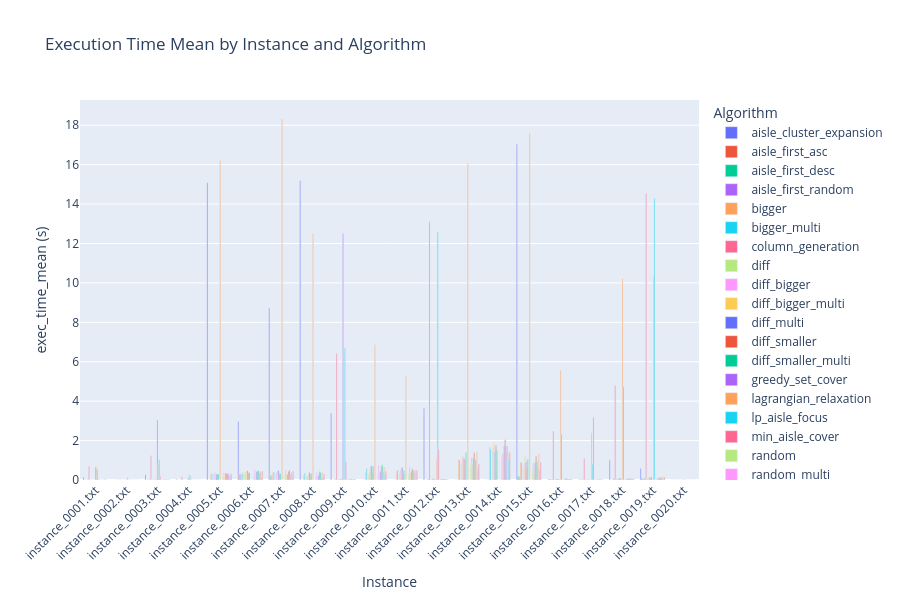

Source (notebook cell):
### Code cell
# Execution Time Mean

exec_time_plot = (
    df.pivot_table(
        index='instance',
        columns='algorithm',
        values='exec_time_mean',
        aggfunc='mean'
    )
    .sort_index()
    .fillna(0)
)

fig = go.Figure()
for algo in exec_time_plot.columns:
    fig.add_trace(go.Bar(
        name=algo,
        x=exec_time_plot.index,
        y=exec_time_plot[algo],
        hovertemplate=f'<b>{algo}</b><br>Instance: %{{x}}<br>%{{y:.4f}}s<extra></extra>'
    ))

fig.update_layout(
    barmode='group',
    title='Execution Time Mean by Instance and Algorithm',
    xaxis_title='Instance',
    yaxis_title='exec_time_mean (s)',
    legend_title='Algorithm',
    height=600,
    xaxis_tickangle=-45,
)
fig.show()

### Figure 1 — Plotly figure (JSON) as saved in the notebook; plotly's stock layout.template omitted (floating-point values rounded to 4 significant figures)
{"data": [{"hovertemplate": "<b>aisle_cluster_expansion</b><br>Instance: %{x}<br>%{y:.4f}s<extra></extra>", "name": "aisle_cluster_expansion", "type": "bar", "x": ["instance_0001.txt", "instance_0002.txt", "instance_0003.txt", "instance_0004.txt", "instance_0005.txt", "instance_0006.txt", "instance_0007.txt", "instance_0008.txt", "instance_0009.txt", "instance_0010.txt", "instance_0011.txt", "instance_0012.txt", "instance_0013.txt", "instance_0014.txt", "instance_0015.txt", "instance_0016.txt", "instance_0017.txt", "instance_0018.txt", "instance_0019.txt", "instance_0020.txt"], "y": [0.141, 0.0004781, 0.2684, 0.02278, 15.08, 2.972, 8.711, 15.19, 3.387, 0.0, 0.0, 3.639, 0.0, 0.0, 17.03, 0.0, 0.0, 1.017, 0.5862, 0.000323]}, {"hovertemplate": "<b>aisle_first_asc</b><br>Instance: %{x}<br>%{y:.4f}s<extra></extra>", "name": "aisle_first_asc", "type": "bar", "x": ["instance_0001.txt", "instance_0002.txt", "instance_0003.txt", "instance_0004.txt", "instance_0005.txt", "instance_0006.txt", "instance_0007.txt", "instance_0008.txt", "instance_0009.txt", "instance_0010.txt", "instance_0011.txt", "instance_0012.txt", "instance_0013.txt", "instance_0014.txt", "instance_0015.txt", "instance_0016.txt", "instance_0017.txt", "instance_0018.txt", "instance_0019.txt", "instance_0020.txt"], "y": [0.004272, 0.0009998, 0.004721, 0.0, 0.0, 0.3014, 0.2185, 0.0, 0.0, 0.0, 0.0, 0.0, 0.0, 0.0, 0.1995, 0.03699, 0.01589, 0.0, 0.08145, 0.001243]}, {"hovertemplate": "<b>aisle_first_desc</b><br>Instance: %{x}<br>%{y:.4f}s<extra></extra>", "name": "aisle_first_desc", "type": "bar", "x": ["instance_0001.txt", "instance_0002.txt", "instance_0003.txt", "instance_0004.txt", "instance_0005.txt", "instance_0006.txt", "instance_0007.txt", "instance_0008.txt", "instance_0009.txt", "instance_0010.txt", "instance_0011.txt", "instance_0012.txt", "instance_0013.txt", "instance_0014.txt", "instance_0015.txt", "instance_0016.txt", "instance_0017.txt", "instance_0018.txt", "instance_0019.txt", "instance_0020.txt"], "y": [0.005491, 0.0008738, 0.005483, 0.0, 0.0, 0.2787, 0.2161, 0.0, 0.0, 0.0, 0.0, 0.0, 0.0, 0.0, 0.1903, 0.03523, 0.01578, 0.0, 0.08001, 0.000957]}, {"hovertemplate": "<b>aisle_first_random</b><br>Instance: %{x}<br>%{y:.4f}s<extra></extra>", "name": "aisle_first_random", "type": "bar", "x": ["instance_0001.txt", "instance_0002.txt", "instance_0003.txt", "instance_0004.txt", "instance_0005.txt", "instance_0006.txt", "instance_0007.txt", "instance_0008.txt", "instance_0009.txt", "instance_0010.txt", "instance_0011.txt", "instance_0012.txt", "instance_0013.txt", "instance_0014.txt", "instance_0015.txt", "instance_0016.txt", "instance_0017.txt", "instance_0018.txt", "instance_0019.txt", "instance_0020.txt"], "y": [0.005493, 0.001039, 0.006946, 0.0, 0.0, 0.2803, 0.2095, 0.0, 0.0, 0.0, 0.0, 0.0, 0.0, 0.0, 0.1369, 0.02645, 0.01075, 0.0, 0.052, 0.0007915]}, {"hovertemplate": "<b>bigger</b><br>Instance: %{x}<br>%{y:.4f}s<extra></extra>", "name": "bigger", "type": "bar", "x": ["instance_0001.txt", "instance_0002.txt", "instance_0003.txt", "instance_0004.txt", "instance_0005.txt", "instance_0006.txt", "instance_0007.txt", "instance_0008.txt", "instance_0009.txt", "instance_0010.txt", "instance_0011.txt", "instance_0012.txt", "instance_0013.txt", "instance_0014.txt", "instance_0015.txt", "instance_0016.txt", "instance_0017.txt", "instance_0018.txt", "instance_0019.txt", "instance_0020.txt"], "y": [0.009873, 0.000536, 0.01162, 0.002088, 0.3353, 0.3823, 0.3866, 0.2525, 0.02625, 0.4003, 0.4312, 0.03494, 1.061, 1.671, 0.872, 0.04263, 0.01799, 0.0746, 0.09348, 0.000167]}, {"hovertemplate": "<b>bigger_multi</b><br>Instance: %{x}<br>%{y:.4f}s<extra></extra>", "name": "bigger_multi", "type": "bar", "x": ["instance_0001.txt", "instance_0002.txt", "instance_0003.txt", "instance_0004.txt", "instance_0005.txt", "instance_0006.txt", "instance_0007.txt", "instance_0008.txt", "instance_0009.txt", "instance_0010.txt", "instance_0011.txt", "instance_0012.txt", "instance_0013.txt", "instance_0014.txt", "instance_0015.txt", "instance_0016.txt", "instance_0017.txt", "instance_0018.txt", "instance_0019.txt", "instance_0020.txt"], "y": [0.007204, 0.000242, 0.01156, 0.002007, 0.3079, 0.304, 0.3978, 0.3401, 0.02597, 0.5737, 0.4964, 0.05228, 0.9928, 1.573, 0.8917, 0.05314, 0.01421, 0.0655, 0.1053, 0.000176]}, {"hovertemplate": "<b>column_generation</b><br>Instance: %{x}<br>%{y:.4f}s<extra></extra>", "name": "column_generation", "type": "bar", "x": ["instance_0001.txt", "instance_0002.txt", "instance_0003.txt", "instance_0004.txt", "instance_0005.txt", "instance_0006.txt", "instance_0007.txt", "instance_0008.txt", "instance_0009.txt", "instance_0010.txt", "instance_0011.txt", "instance_0012.txt", "instance_0013.txt", "instance_0014.txt", "instance_0015.txt", "instance_0016.txt", "instance_0017.txt", "instance_0018.txt", "instance_0019.txt", "instance_0020.txt"], "y": [0.6954, 0.007481, 1.236, 0.1616, 0.0, 0.0, 0.0, 0.0, 6.418, 0.0, 0.0, 13.1, 0.0, 0.0, 0.0, 2.483, 1.103, 4.797, 14.55, 0.004592]}, {"hovertemplate": "<b>diff</b><br>Instance: %{x}<br>%{y:.4f}s<extra></extra>", "name": "diff", "type": "bar", "x": ["instance_0001.txt", "instance_0002.txt", "instance_0003.txt", "instance_0004.txt", "instance_0005.txt", "instance_0006.txt", "instance_0007.txt", "instance_0008.txt", "instance_0009.txt", "instance_0010.txt", "instance_0011.txt", "instance_0012.txt", "instance_0013.txt", "instance_0014.txt", "instance_0015.txt", "instance_0016.txt", "instance_0017.txt", "instance_0018.txt", "instance_0019.txt", "instance_0020.txt"], "y": [0.005825, 0.0003462, 0.00919, 0.002743, 0.3301, 0.3952, 0.3544, 0.1606, 0.0186, 0.2997, 0.3416, 0.02391, 0.839, 1.464, 0.6302, 0.04243, 0.01261, 0.06589, 0.08234, 0.0002171]}, {"hovertemplate": "<b>diff_bigger</b><br>Instance: %{x}<br>%{y:.4f}s<extra></extra>", "name": "diff_bigger", "type": "bar", "x": ["instance_0001.txt", "instance_0002.txt", "instance_0003.txt", "instance_0004.txt", "instance_0005.txt", "instance_0006.txt", "instance_0007.txt", "instance_0008.txt", "instance_0009.txt", "instance_0010.txt", "instance_0011.txt", "instance_0012.txt", "instance_0013.txt", "instance_0014.txt", "instance_0015.txt", "instance_0016.txt", "instance_0017.txt", "instance_0018.txt", "instance_0019.txt", "instance_0020.txt"], "y": [0.004517, 0.000331, 0.01042, 0.0025, 0.3498, 0.3791, 0.3781, 0.2238, 0.02002, 0.4297, 0.5227, 0.03102, 1.172, 1.669, 0.8306, 0.05729, 0.01567, 0.07153, 0.1021, 0.000216]}, {"hovertemplate": "<b>diff_bigger_multi</b><br>Instance: %{x}<br>%{y:.4f}s<extra></extra>", "name": "diff_bigger_multi", "type": "bar", "x": ["instance_0001.txt", "instance_0002.txt", "instance_0003.txt", "instance_0004.txt", "instance_0005.txt", "instance_0006.txt", "instance_0007.txt", "instance_0008.txt", "instance_0009.txt", "instance_0010.txt", "instance_0011.txt", "instance_0012.txt", "instance_0013.txt", "instance_0014.txt", "instance_0015.txt", "instance_0016.txt", "instance_0017.txt", "instance_0018.txt", "instance_0019.txt", "instance_0020.txt"], "y": [0.005015, 0.000268, 0.0115, 0.002656, 0.3631, 0.459, 0.4691, 0.2953, 0.02939, 0.6561, 0.6597, 0.04961, 1.237, 1.903, 1.229, 0.04272, 0.02099, 0.08367, 0.145, 0.000228]}, {"hovertemplate": "<b>diff_multi</b><br>Instance: %{x}<br>%{y:.4f}s<extra></extra>", "name": "diff_multi", "type": "bar", "x": ["instance_0001.txt", "instance_0002.txt", "instance_0003.txt", "instance_0004.txt", "instance_0005.txt", "instance_0006.txt", "instance_0007.txt", "instance_0008.txt", "instance_0009.txt", "instance_0010.txt", "instance_0011.txt", "instance_0012.txt", "instance_0013.txt", "instance_0014.txt", "instance_0015.txt", "instance_0016.txt", "instance_0017.txt", "instance_0018.txt", "instance_0019.txt", "instance_0020.txt"], "y": [0.005793, 0.0002378, 0.009466, 0.001859, 0.2952, 0.4724, 0.4849, 0.3852, 0.03719, 0.7142, 0.6275, 0.05722, 1.075, 1.432, 0.9137, 0.03667, 0.01587, 0.06655, 0.1236, 0.0001686]}, {"hovertemplate": "<b>diff_smaller</b><br>Instance: %{x}<br>%{y:.4f}s<extra></extra>", "name": "diff_smaller", "type": "bar", "x": ["instance_0001.txt", "instance_0002.txt", "instance_0003.txt", "instance_0004.txt", "instance_0005.txt", "instance_0006.txt", "instance_0007.txt", "instance_0008.txt", "instance_0009.txt", "instance_0010.txt", "instance_0011.txt", "instance_0012.txt", "instance_0013.txt", "instance_0014.txt", "instance_0015.txt", "instance_0016.txt", "instance_0017.txt", "instance_0018.txt", "instance_0019.txt", "instance_0020.txt"], "y": [0.004346, 0.000208, 0.006914, 0.001744, 0.3073, 0.3534, 0.3124, 0.1592, 0.02529, 0.3622, 0.307, 0.01808, 1.046, 1.762, 0.6109, 0.03895, 0.01451, 0.08088, 0.06399, 0.00018]}, {"hovertemplate": "<b>diff_smaller_multi</b><br>Instance: %{x}<br>%{y:.4f}s<extra></extra>", "name": "diff_smaller_multi", "type": "bar", "x": ["instance_0001.txt", "instance_0002.txt", "instance_0003.txt", "instance_0004.txt", "instance_0005.txt", "instance_0006.txt", "instance_0007.txt", "instance_0008.txt", "instance_0009.txt", "instance_0010.txt", "instance_0011.txt", "instance_0012.txt", "instance_0013.txt", "instance_0014.txt", "instance_0015.txt", "instance_0016.txt", "instance_0017.txt", "instance_0018.txt", "instance_0019.txt", "instance_0020.txt"], "y": [0.003724, 0.000236, 0.008052, 0.001708, 0.3027, 0.384, 0.33, 0.3318, 0.02348, 0.6969, 0.4801, 0.05054, 1.391, 1.504, 1.057, 0.04487, 0.01649, 0.08727, 0.1532, 0.000224]}, {"hovertemplate": "<b>greedy_set_cover</b><br>Instance: %{x}<br>%{y:.4f}s<extra></extra>", "name": "greedy_set_cover", "type": "bar", "x": ["instance_0001.txt", "instance_0002.txt", "instance_0003.txt", "instance_0004.txt", "instance_0005.txt", "instance_0006.txt", "instance_0007.txt", "instance_0008.txt", "instance_0009.txt", "instance_0010.txt", "instance_0011.txt", "instance_0012.txt", "instance_0013.txt", "instance_0014.txt", "instance_0015.txt", "instance_0016.txt", "instance_0017.txt", "instance_0018.txt", "instance_0019.txt", "instance_0020.txt"], "y": [0.6441, 0.000329, 3.044, 0.1042, 0.0, 0.0, 0.0, 0.0, 12.51, 0.0, 0.0, 0.0, 0.0, 0.0, 0.0, 0.0, 0.0, 0.0, 0.0, 0.0002914]}, {"hovertemplate": "<b>lagrangian_relaxation</b><br>Instance: %{x}<br>%{y:.4f}s<extra></extra>", "name": "lagrangian_relaxation", "type": "bar", "x": ["instance_0001.txt", "instance_0002.txt", "instance_0003.txt", "instance_0004.txt", "instance_0005.txt", "instance_0006.txt", "instance_0007.txt", "instance_0008.txt", "instance_0009.txt", "instance_0010.txt", "instance_0011.txt", "instance_0012.txt", "instance_0013.txt", "instance_0014.txt", "instance_0015.txt", "instance_0016.txt", "instance_0017.txt", "instance_0018.txt", "instance_0019.txt", "instance_0020.txt"], "y": [0.6206, 0.1216, 0.8126, 0.2638, 16.2, 0.0, 18.32, 12.5, 0.0, 6.863, 5.281, 1.068, 16.06, 0.0, 17.58, 5.58, 2.394, 10.23, 10.32, 0.03441]}, {"hovertemplate": "<b>lp_aisle_focus</b><br>Instance: %{x}<br>%{y:.4f}s<extra></extra>", "name": "lp_aisle_focus", "type": "bar", "x": ["instance_0001.txt", "instance_0002.txt", "instance_0003.txt", "instance_0004.txt", "instance_0005.txt", "instance_0006.txt", "instance_0007.txt", "instance_0008.txt", "instance_0009.txt", "instance_0010.txt", "instance_0011.txt", "instance_0012.txt", "instance_0013.txt", "instance_0014.txt", "instance_0015.txt", "instance_0016.txt", "instance_0017.txt", "instance_0018.txt", "instance_0019.txt", "instance_0020.txt"], "y": [0.5307, 0.009656, 1.024, 0.218, 0.0, 0.0, 0.0, 0.0, 6.693, 0.0, 0.0, 12.59, 0.0, 0.0, 0.0, 2.338, 0.7972, 4.736, 14.29, 0.003015]}, {"hovertemplate": "<b>min_aisle_cover</b><br>Instance: %{x}<br>%{y:.4f}s<extra></extra>", "name": "min_aisle_cover", "type": "bar", "x": ["instance_0001.txt", "instance_0002.txt", "instance_0003.txt", "instance_0004.txt", "instance_0005.txt", "instance_0006.txt", "instance_0007.txt", "instance_0008.txt", "instance_0009.txt", "instance_0010.txt", "instance_0011.txt", "instance_0012.txt", "instance_0013.txt", "instance_0014.txt", "instance_0015.txt", "instance_0016.txt", "instance_0017.txt", "instance_0018.txt", "instance_0019.txt", "instance_0020.txt"], "y": [0.05591, 0.0002482, 0.1925, 0.02842, 0.0, 0.0, 0.0, 0.0, 0.9093, 0.0, 0.0, 1.535, 0.0, 0.0, 0.0, 0.0, 3.184, 0.0, 0.0, 0.0002833]}, {"hovertemplate": "<b>random</b><br>Instance: %{x}<br>%{y:.4f}s<extra></extra>", "name": "random", "type": "bar", "x": ["instance_0001.txt", "instance_0002.txt", "instance_0003.txt", "instance_0004.txt", "instance_0005.txt", "instance_0006.txt", "instance_0007.txt", "instance_0008.txt", "instance_0009.txt", "instance_0010.txt", "instance_0011.txt", "instance_0012.txt", "instance_0013.txt", "instance_0014.txt", "instance_0015.txt", "instance_0016.txt", "instance_0017.txt", "instance_0018.txt", "instance_0019.txt", "instance_0020.txt"], "y": [0.002773, 0.0001907, 0.006808, 0.001784, 0.1986, 0.2351, 0.2364, 0.1469, 0.01697, 0.2738, 0.3103, 0.01991, 0.7442, 1.141, 0.5633, 0.04075, 0.01127, 0.05623, 0.07374, 0.0001787]}, {"hovertemplate": "<b>random_multi</b><br>Instance: %{x}<br>%{y:.4f}s<extra></extra>", "name": "random_multi", "type": "bar", "x": ["instance_0001.txt", "instance_0002.txt", "instance_0003.txt", "instance_0004.txt", "instance_0005.txt", "instance_0006.txt", "instance_0007.txt", "instance_0008.txt", "instance_0009.txt", "instance_0010.txt", "instance_0011.txt", "instance_0012.txt", "instance_0013.txt", "instance_0014.txt", "instance_0015.txt", "instance_0016.txt", "instance_0017.txt", "instance_0018.txt", "instance_0019.txt", "instance_0020.txt"], "y": [0.006099, 0.0002536, 0.01373, 0.002975, 0.3704, 0.526, 0.5057, 0.3801, 0.03477, 0.762, 0.6765, 0.06495, 1.124, 1.349, 0.8575, 0.03272, 0.01215, 0.05593, 0.112, 0.0001298]}, {"hovertemplate": "<b>similar</b><br>Instance: %{x}<br>%{y:.4f}s<extra></extra>", "name": "similar", "type": "bar", "x": ["instance_0001.txt", "instance_0002.txt", "instance_0003.txt", "instance_0004.txt", "instance_0005.txt", "instance_0006.txt", "instance_0007.txt", "instance_0008.txt", "instance_0009.txt", "instance_0010.txt", "instance_0011.txt", "instance_0012.txt", "instance_0013.txt", "instance_0014.txt", "instance_0015.txt", "instance_0016.txt", "instance_0017.txt", "instance_0018.txt", "instance_0019.txt", "instance_0020.txt"], "y": [0.00395, 0.00024, 0.007081, 0.00211, 0.2645, 0.3583, 0.3615, 0.2307, 0.02692, 0.3935, 0.3294, 0.02385, 0.8058, 1.344, 0.6278, 0.04454, 0.01239, 0.06633, 0.08791, 0.0001685]}, {"hovertemplate": "<b>similar_bigger</b><br>Instance: %{x}<br>%{y:.4f}s<extra></extra>", "name": "similar_bigger", "type": "bar", "x": ["instance_0001.txt", "instance_0002.txt", "instance_0003.txt", "instance_0004.txt", "instance_0005.txt", "instance_0006.txt", "instance_0007.txt", "instance_0008.txt", "instance_0009.txt", "instance_0010.txt", "instance_0011.txt", "instance_0012.txt", "instance_0013.txt", "instance_0014.txt", "instance_0015.txt", "instance_0016.txt", "instance_0017.txt", "instance_0018.txt", "instance_0019.txt", "instance_0020.txt"], "y": [0.003694, 0.000312, 0.009046, 0.002316, 0.3482, 0.4128, 0.2804, 0.2371, 0.02644, 0.4205, 0.4363, 0.04555, 1.101, 1.719, 0.8711, 0.0843, 0.01318, 0.07898, 0.09751, 0.000214]}, {"hovertemplate": "<b>similar_bigger_multi</b><br>Instance: %{x}<br>%{y:.4f}s<extra></extra>", "name": "similar_bigger_multi", "type": "bar", "x": ["instance_0001.txt", "instance_0002.txt", "instance_0003.txt", "instance_0004.txt", "instance_0005.txt", "instance_0006.txt", "instance_0007.txt", "instance_0008.txt", "instance_0009.txt", "instance_0010.txt", "instance_0011.txt", "instance_0012.txt", "instance_0013.txt", "instance_0014.txt", "instance_0015.txt", "instance_0016.txt", "instance_0017.txt", "instance_0018.txt", "instance_0019.txt", "instance_0020.txt"], "y": [0.005156, 0.000303, 0.01039, 0.002227, 0.3435, 0.4256, 0.4259, 0.4178, 0.02772, 0.6989, 0.5649, 0.04984, 1.385, 2.048, 1.199, 0.03921, 0.01761, 0.06559, 0.1295, 0.000214]}, {"hovertemplate": "<b>similar_multi</b><br>Instance: %{x}<br>%{y:.4f}s<extra></extra>", "name": "similar_multi", "type": "bar", "x": ["instance_0001.txt", "instance_0002.txt", "instance_0003.txt", "instance_0004.txt", "instance_0005.txt", "instance_0006.txt", "instance_0007.txt", "instance_0008.txt", "instance_0009.txt", "instance_0010.txt", "instance_0011.txt", "instance_0012.txt", "instance_0013.txt", "instance_0014.txt", "instance_0015.txt", "instance_0016.txt", "instance_0017.txt", "instance_0018.txt", "instance_0019.txt", "instance_0020.txt"], "y": [0.005673, 0.0002357, 0.01022, 0.002152, 0.2996, 0.4774, 0.4976, 0.3853, 0.03624, 0.7773, 0.4865, 0.0393, 0.9825, 1.44, 0.9348, 0.03783, 0.01624, 0.06485, 0.1219, 0.000165]}, {"hovertemplate": "<b>similar_smaller</b><br>Instance: %{x}<br>%{y:.4f}s<extra></extra>", "name": "similar_smaller", "type": "bar", "x": ["instance_0001.txt", "instance_0002.txt", "instance_0003.txt", "instance_0004.txt", "instance_0005.txt", "instance_0006.txt", "instance_0007.txt", "instance_0008.txt", "instance_0009.txt", "instance_0010.txt", "instance_0011.txt", "instance_0012.txt", "instance_0013.txt", "instance_0014.txt", "instance_0015.txt", "instance_0016.txt", "instance_0017.txt", "instance_0018.txt", "instance_0019.txt", "instance_0020.txt"], "y": [0.008263, 0.000283, 0.01236, 0.002079, 0.3115, 0.3586, 0.2823, 0.1575, 0.01707, 0.4072, 0.3978, 0.01878, 1.045, 1.728, 0.6448, 0.04948, 0.01253, 0.07505, 0.08964, 0.000199]}, {"hovertemplate": "<b>similar_smaller_multi</b><br>Instance: %{x}<br>%{y:.4f}s<extra></extra>", "name": "similar_smaller_multi", "type": "bar", "x": ["instance_0001.txt", "instance_0002.txt", "instance_0003.txt", "instance_0004.txt", "instance_0005.txt", "instance_0006.txt", "instance_0007.txt", "instance_0008.txt", "instance_0009.txt", "instance_0010.txt", "instance_0011.txt", "instance_0012.txt", "instance_0013.txt", "instance_0014.txt", "instance_0015.txt", "instance_0016.txt", "instance_0017.txt", "instance_0018.txt", "instance_0019.txt", "instance_0020.txt"], "y": [0.006478, 0.000234, 0.01358, 0.001706, 0.245, 0.4123, 0.409, 0.3759, 0.03218, 0.6572, 0.5064, 0.0532, 1.43, 1.489, 1.343, 0.04408, 0.01808, 0.06992, 0.1734, 0.000224]}, {"hovertemplate": "<b>smaller</b><br>Instance: %{x}<br>%{y:.4f}s<extra></extra>", "name": "smaller", "type": "bar", "x": ["instance_0001.txt", "instance_0002.txt", "instance_0003.txt", "instance_0004.txt", "instance_0005.txt", "instance_0006.txt", "instance_0007.txt", "instance_0008.txt", "instance_0009.txt", "instance_0010.txt", "instance_0011.txt", "instance_0012.txt", "instance_0013.txt", "instance_0014.txt", "instance_0015.txt", "instance_0016.txt", "instance_0017.txt", "instance_0018.txt", "instance_0019.txt", "instance_0020.txt"], "y": [0.001689, 0.000186, 0.008823, 0.001122, 0.1435, 0.1144, 0.165, 0.1002, 0.01977, 0.2935, 0.3262, 0.01395, 0.601, 1.033, 0.4924, 0.04227, 0.01237, 0.05455, 0.06666, 0.000164]}, {"hovertemplate": "<b>smaller_multi</b><br>Instance: %{x}<br>%{y:.4f}s<extra></extra>", "name": "smaller_multi", "type": "bar", "x": ["instance_0001.txt", "instance_0002.txt", "instance_0003.txt", "instance_0004.txt", "instance_0005.txt", "instance_0006.txt", "instance_0007.txt", "instance_0008.txt", "instance_0009.txt", "instance_0010.txt", "instance_0011.txt", "instance_0012.txt", "instance_0013.txt", "instance_0014.txt", "instance_0015.txt", "instance_0016.txt", "instance_0017.txt", "instance_0018.txt", "instance_0019.txt", "instance_0020.txt"], "y": [0.003181, 0.000211, 0.006862, 0.001871, 0.3143, 0.4459, 0.4456, 0.3021, 0.02134, 0.4497, 0.507, 0.0227, 0.8099, 1.388, 0.899, 0.03452, 0.01384, 0.0579, 0.1349, 0.000172]}], "layout": {"barmode": "group", "height": 600, "legend": {"title": {"text": "Algorithm"}}, "title": {"text": "Execution Time Mean by Instance and Algorithm"}, "xaxis": {"tickangle": -45, "title": {"text": "Instance"}}, "yaxis": {"title": {"text": "exec_time_mean (s)"}}}}
